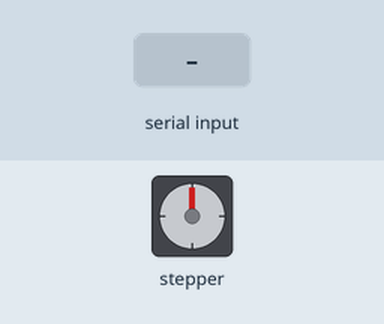
Simulated run of this sketch. Board: Arduino Uno, built with avr-gcc and run on an emulated ATmega328P. Parts: stepper motor. Wiring (inferred from the names in the program): stepper motor driver (200 steps per turn assumed): step pin 10; direction pin 13. The inputs (shaded band) are chosen by the test bench. What the sketch prints to the serial monitor is not drawn.

Above: at 1.2 s.
1.3 s: "1" received over Serial
At 2.9 s:
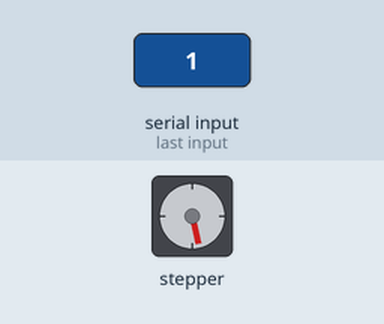
3.3 s: "1" received over Serial
At 4.4 s:
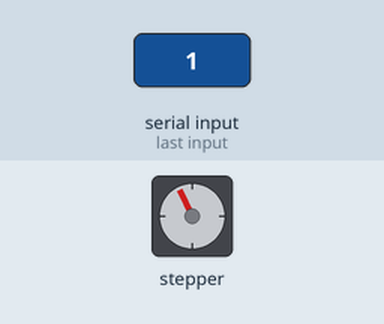
5.3 s: "2" received over Serial
At 7.2 s:
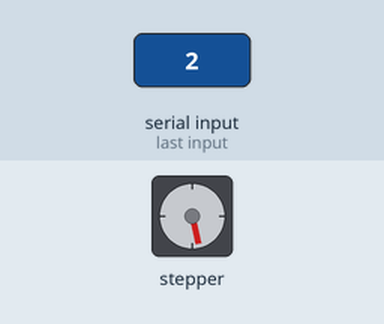
Timing chart, 0 to 8.7 s (numbered marks = the images above; inputs shaded):
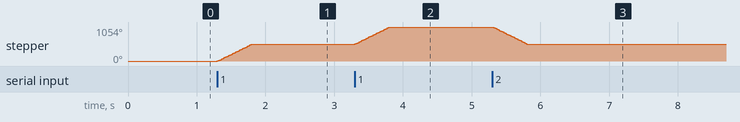

Measured:
- after the input at 1.3 s, stepper: turns 527° clockwise in 0.50 s, starting at once
- after the input at 3.3 s, stepper: turns 527° clockwise in 0.50 s, starting at once
- after the input at 5.3 s, stepper: turns 527° counter-clockwise in 0.50 s, starting at once

The sketch:

up1down2.ino
```cpp
int PUL = 10;          // 펄스 신호 핀
int DIR = 13;          // 방향 제어 핀
int frequency = 10; // 펄스 주파수 (Hz)
int duration = 500;   // 전진/후진 지속 시간 (ms)

void setup() {
  pinMode(PUL, OUTPUT); // 펄스 핀을 출력으로 설정
  pinMode(DIR, OUTPUT); // 방향 핀을 출력으로 설정
  Serial.begin(9600);   // 시리얼 통신 시작
}

void loop() {
  if (Serial.available() > 0) {  // 시리얼 데이터가 있으면
    char command = Serial.read(); // 명령 읽기

    if (command == '1') {
      Serial.println("전진 중...");
      digitalWrite(DIR, HIGH);  // DIR 핀 HIGH → 전진
      generatePulse(duration);  // 3초 동안 펄스 생성
    }
    else if (command == '2') {
      Serial.println("후진 중...");
      digitalWrite(DIR, LOW);   // DIR 핀 LOW → 후진
      generatePulse(duration);  // 3초 동안 펄스 생성
    }
  }
}

// 펄스 생성 함수
void generatePulse(int duration_ms) {
  unsigned long startTime = millis(); // 시작 시간 저장
  int period_us = 1000000 / frequency; // 펄스 주기 계산 (마이크로초)
  while (millis() - startTime < duration_ms) { // 지정된 시간 동안 반복
    digitalWrite(PUL, HIGH);
    delayMicroseconds(period_us / 2); // HIGH 유지 시간
    digitalWrite(PUL, LOW);
    delayMicroseconds(period_us / 2); // LOW 유지 시간
  }
}
```
